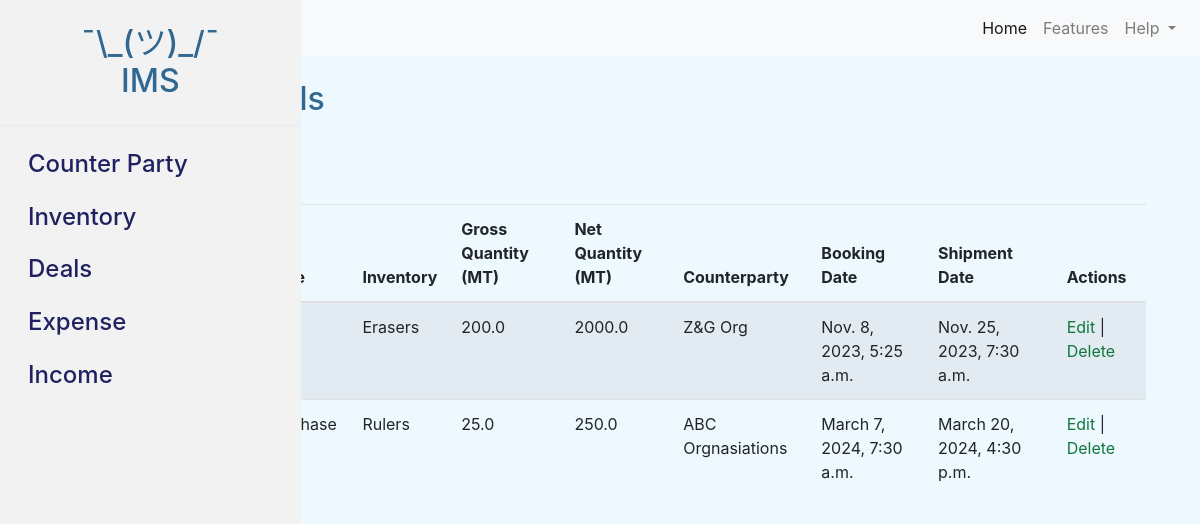
The page /deals/ on the database as committed earlier.
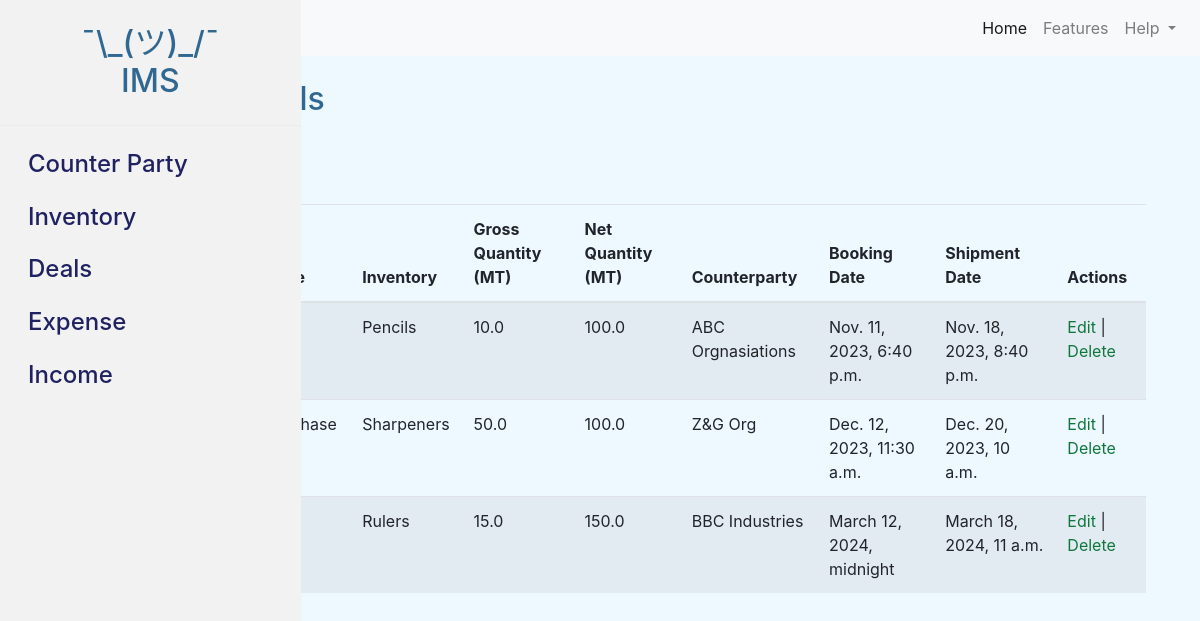
The same page on the database as committed later.
### inventoryMgtSys/models.py (models this page shows, shortened)
class Deal(models.Model):
    DEAL_TYPES = [
        ('Sale', 'sale'),
        ('Purchase', 'purchase'),
    ]
    deal_type = models.CharField(max_length=20, choices=DEAL_TYPES)
    inventory = models.ForeignKey(Inventory, on_delete=models.CASCADE)
    gross_qty_mt = models.FloatField()
    net_qty_mt = models.FloatField()
    counterparty = models.ForeignKey(CounterParty, on_delete=models.CASCADE)
    booking_date = models.DateTimeField()
    shipment_date = models.DateTimeField()
    amount = models.FloatField()

class Inventory(models.Model):
    product = models.CharField(max_length=255)
    initial_qty = models.IntegerField()
    available_qty = models.IntegerField()
    def __str__(self):
        return self.product

class CounterParty(models.Model):
    name = models.CharField(max_length=255)
    email = models.EmailField()
    contact_person = models.CharField(max_length=255)
    address_line = models.CharField(max_length=255)
    city = models.CharField(max_length=100)
    state = models.CharField(max_length=100)
    active = models.BooleanField(default=True)
    def __str__(self):
        return self.name

### inventoryMgtSys/views.py (the view)
# urls.py: path('deals/', views.deal_list, name='deal_list'),
def deal_list(request):
    deals = Deal.objects.all()
    return render(request, 'deal.html', {'deals': deals})

### inventoryMgtSys/templates/deal.html (shortened to what this page needs)
{% extends 'base.html' %}
{% block content %}
{% include 'navbar.html' %}
      {% include 'sidebar.html' %}
      <main role="main" class="col-md-9 ml-sm-auto col-lg-10 px-4 mt-4">
        <div class="container">
            <h2 class="mb-4">Deals</h2>
            <a class="btn btn-primary" href="{% url 'deal_add' %}">Add</a>
            {% include 'deal_list.html' %}
        </div>
      </main>
{% endblock %}

### inventoryMgtSys/templates/deal_list.html
<br><br>
<div class="container">
    <table class="table table-striped">
        <thead>
            <tr>
                <th>Deal Type</th>
                <th>Inventory</th>
                <th>Gross Quantity (MT)</th>
                <th>Net Quantity (MT)</th>
                <th>Counterparty</th>
                <th>Booking Date</th>
                <th>Shipment Date</th>
                <th>Actions</th>
            </tr>
        </thead>
        <tbody>
            {% for deal in deals %}
            <tr>
                <td>{{ deal.deal_type }}</td>
                <td>{{ deal.inventory }}</td>
                <td>{{ deal.gross_qty_mt }}</td>
                <td>{{ deal.net_qty_mt }}</td>
                <td>{{ deal.counterparty }}</td>
                <td>{{ deal.booking_date }}</td>
                <td>{{ deal.shipment_date }}</td>
                <td>
                    <a href="{% url 'deal_edit' deal.pk %}">Edit</a> |
                    <a href="{% url 'deal_delete' deal.pk %}">Delete</a>
                </td>
            </tr>
            {% endfor %}
        </tbody>
    </table>
</div>

Rows that differ between the two databases and show on the page:
changed Deal: inventory "Erasers" → "Pencils"; gross_qty_mt "200.0" → "10.0"; net_qty_mt "2000.0" → "100.0"; counterparty "Z&G Org" → "ABC Orgnasiations"; booking_date "Nov. 8, 2023, 5:25 a.m." → "Nov. 11, 2023, 6:40 p.m."; shipment_date "Nov. 25, 2023, 7:30 a.m." → "Nov. 18, 2023, 8:40 p.m."
changed Deal "Purchase": inventory "Rulers" → "Sharpeners"; gross_qty_mt "25.0" → "50.0"; net_qty_mt "250.0" → "100.0"; counterparty "ABC Orgnasiations" → "Z&G Org"; booking_date "March 7, 2024, 7:30 a.m." → "Dec. 12, 2023, 11:30 a.m."; shipment_date "March 20, 2024, 4:30 p.m." → "Dec. 20, 2023, 10 a.m."
added Deal: inventory "Rulers", gross_qty_mt "15.0", net_qty_mt "150.0", counterparty "BBC Industries", booking_date "March 12, 2024, midnight", shipment_date "March 18, 2024, 11 a.m."
